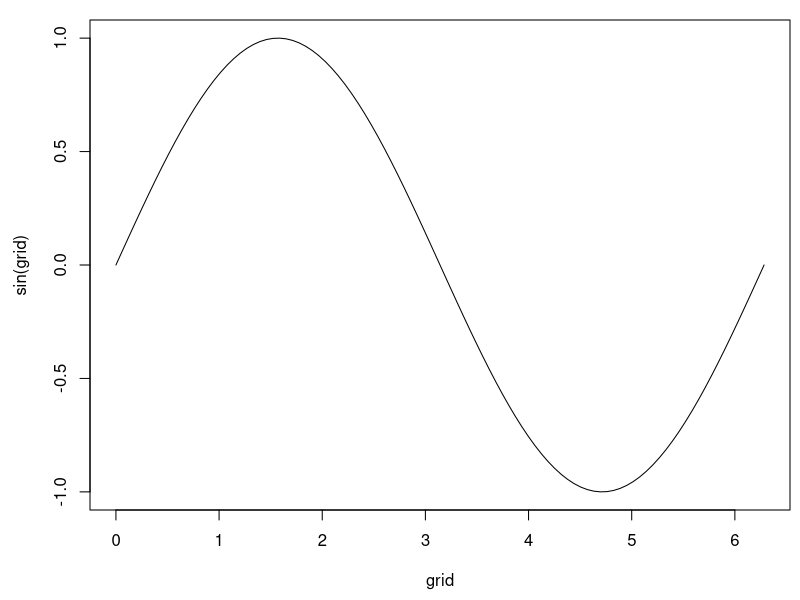

Recreate this plot in R. (Note: this script raises an error after producing the figure.)
## ---- chunk 1
library(rlang)
knitr::opts_chunk$set(collapse = TRUE, comment = "#>")
## ---- chunk 2
    par(mar = c(4.5, 4.5, 1, 0.5))
    grid <- seq(0, 2 * pi, length = 100)
    plot(grid, sin(grid), type = "l")
## ---- chunk 3
    df <- data.frame(x = c(1, 5, 4, 2, 3), y = c(2, 1, 5, 4, 3))

    with(df, mean(x))
    subset(df, x == y)
    transform(df, z = x + y)
## ---- chunk 4
my_label <- function(x) deparse(substitute(x))
my_label(x + y)
## ---- chunk 5
    my_label({
      a + b
      c + d
    })
## ---- chunk 6
    my_label2 <- function(x) my_label(x)
    my_label2(a + b)
## ---- chunk 7
my_label <- function(x) arg_text(x)
my_label2 <- function(x) my_label(x)

my_label({
  a + b
  c + d
})
my_label2(a + b)
## ---- chunk 8
    arg_label(x)
    arg_label(a + b + c)
    arg_label(foo({
      x + y
    }))
## ---- chunk 9
f <- ~ x + y + z
typeof(f)
attributes(f)
## ---- chunk 10
    length(f)
    # The 1st element is always ~
    f[[1]]
    # The 2nd element is the RHS
    f[[2]]
## ---- chunk 11
    g <- y ~ x + z
    length(g)
    # The 1st element is still ~
    g[[1]]
    # But now the 2nd element is the LHS
    g[[2]]
    # And the 3rd element is the RHS
    g[[3]]
## ---- chunk 12
f_rhs(f)
f_lhs(f)
f_env(f)

f_rhs(g)
f_lhs(g)
f_env(g)
## ---- chunk 13
f <- ~ 1 + 2 + 3
f
f_eval(f)
## ---- chunk 14
x <- 1
add_1000 <- function(x) {
  ~ 1000 + x
}

add_1000(3)
f_eval(add_1000(3))
## ---- chunk 15
f_unwrap(add_1000(3))
## ---- chunk 16
y <- 100
f_eval(~ y)
f_eval(~ y, data = list(y = 10))

# Can mix variables in environment and data argument
f_eval(~ x + y, data = list(x = 10))
# Can even supply functions
f_eval(~ f(y), data = list(f = function(x) x * 3))
## ---- chunk 17
f_eval(~ mean(cyl), data = mtcars)
## ---- chunk 18
mydata <- data.frame(x = 100, y = 1)
x <- 10

f_eval(~ .env$x, data = mydata)
f_eval(~ .data$x, data = mydata)
## ---- chunk 19
f_eval(~ .env$z, data = mydata)
f_eval(~ .data$z, data = mydata)
## ---- chunk 20
df_mean <- function(df, variable) {
  f_eval(~ mean(uq(variable)), data = df)
}

df_mean(mtcars, ~ cyl)
df_mean(mtcars, ~ disp * 0.01638)
df_mean(mtcars, ~ sqrt(mpg))
## ---- chunk 21
variable <- ~cyl
f_interp(~ mean(uq(variable)))

variable <- ~ disp * 0.01638
f_interp(~ mean(uq(variable)))
## ---- chunk 22
f <- ~ mean
f_interp(~ uq(f)(uq(variable)))
## ---- chunk 23
formula <- y ~ x
f_interp(~ lm(uq(formula), data = df))
## ---- chunk 24
f_interp(~ lm(uqf(formula), data = df))
## ---- chunk 25
variable <- ~ x
extra_args <- list(na.rm = TRUE, trim = 0.9)
f_interp(~ mean(uq(variable), uqs(extra_args)))
## ---- chunk 26
    f <- function(x) x + 1
    f_eval(~ f(10), list(f = "a"))
## ---- chunk 27
sieve <- function(df, condition) {
  rows <- f_eval(condition, df)
  if (!is.logical(rows)) {
    stop("`condition` must be logical.", call. = FALSE)
  }

  rows[is.na(rows)] <- FALSE
  df[rows, , drop = FALSE]
}

df <- data.frame(x = 1:5, y = 5:1)
sieve(df, ~ x <= 2)
sieve(df, ~ x == y)
## ---- chunk 28
threshold_x <- function(df, threshold) {
  sieve(df, ~ x > threshold)
}
threshold_x(df, 3)
## ---- chunk 29
    rm(x)
    df2 <- data.frame(y = 5:1)

    # Throws an error
    threshold_x(df2, 3)

    # Silently gives the incorrect result!
    x <- 5
    threshold_x(df2, 3)
## ---- chunk 30
    df3 <- data.frame(x = 1:5, y = 5:1, threshold = 4)
    threshold_x(df3, 3)
## ---- chunk 31
threshold_x <- function(df, threshold) {
  sieve(df, ~ .data$x > .env$threshold)
}

threshold_x(df2, 3)
threshold_x(df3, 3)
## ---- chunk 32
threshold <- function(df, variable, threshold) {
  stopifnot(is.character(variable), length(variable) == 1)

  sieve(df, ~ .data[[.env$variable]] > .env$threshold)
}
threshold(df, "x", 4)
## ---- chunk 33
threshold <- function(df, variable = ~x, threshold = 0) {
  sieve(df, ~ uq(variable) > .env$threshold)
}

threshold(df, ~ x, 4)
threshold(df, ~ abs(x - y), 2)
## ---- chunk 34
x <- 3
threshold(df, ~ .data$x - .env$x, 0)
## ---- chunk 35
mogrify <- function(`_df`, ...) {
  args <- list(...)

  for (nm in names(args)) {
    `_df`[[nm]] <- f_eval(args[[nm]], `_df`)
  }

  `_df`
}
## ---- chunk 36
df <- data.frame(x = 1:5, y = sample(5))
mogrify(df, z = ~ x + y, z2 = ~ z * 2)
## ---- chunk 37
add_variable <- function(df, name, expr) {
  do.call("mogrify", c(list(df), setNames(list(expr), name)))
}
add_variable(df, "z", ~ x + y)
## ---- chunk 38
f_list("x" ~ y, z = ~z)
## ---- chunk 39
mogrify <- function(`_df`, ...) {
  args <- f_list(...)

  for (nm in names(args)) {
    `_df`[[nm]] <- f_eval(args[[nm]], `_df`)
  }

  `_df`
}
## ---- chunk 40
add_variable <- function(df, name, expr) {
  mogrify(df, name ~ uq(expr))
}
add_variable(df, "z", ~ x + y)
## ---- chunk 41
sieve_ <- function(df, condition) {
  rows <- f_eval(condition, df)
  if (!is.logical(rows)) {
    stop("`condition` must be logical.", call. = FALSE)
  }

  rows[is.na(rows)] <- FALSE
  df[rows, , drop = FALSE]
}
## ---- chunk 42
sieve <- function(df, expr) {
  sieve_(df, arg_capture(expr))
}
sieve(df, x == 1)
## ---- chunk 43
scramble <- function(df) {
  df[sample(nrow(df)), , drop = FALSE]
}
subscramble <- function(df, expr) {
  scramble(sieve(df, expr))
}
subscramble(df, x < 4)
## ---- chunk 44
mogrify_ <- function(`_df`, args) {
  args <- as_f_list(args)

  for (nm in names(args)) {
    `_df`[[nm]] <- f_eval(args[[nm]], `_df`)
  }

  `_df`
}

mogrify <- function(`_df`, ...) {
  mogrify_(`_df`, dots_capture(...))
}
